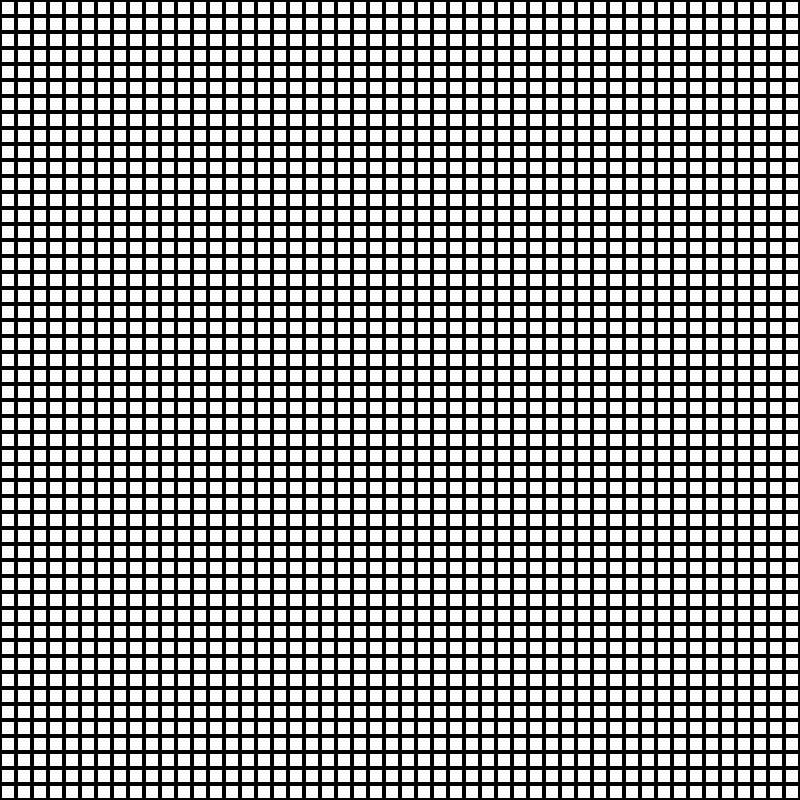
Frame 1 (no input)
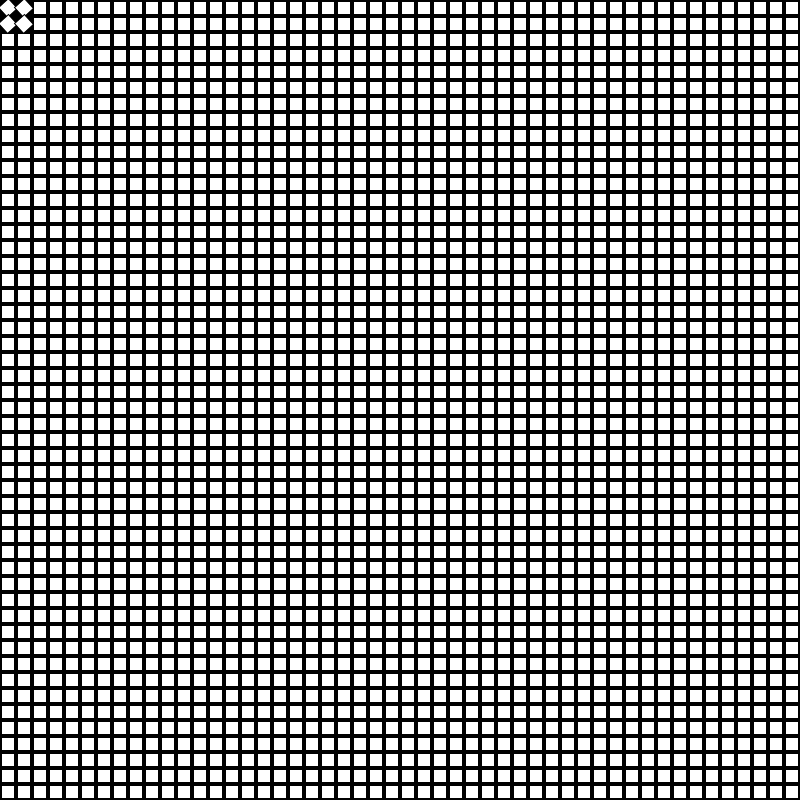
Frame 60 (the mouse pressed at the canvas centre just before this capture)
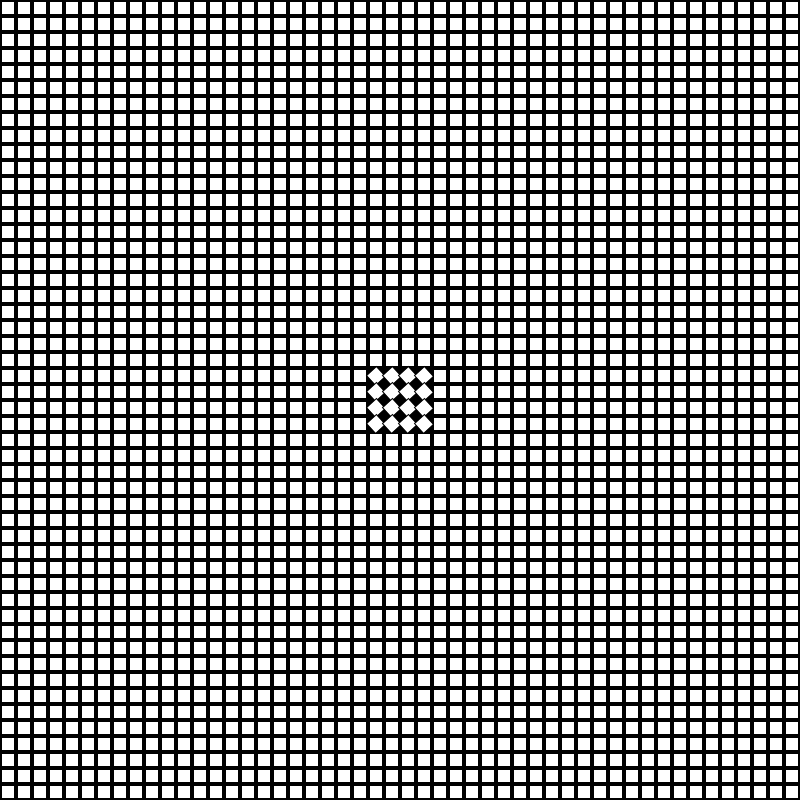
Frame 120 (the mouse held since frame 60 and released just before this capture)

The Processing sketch that drew these frames (run headless with seeded random() and noise(); from frame 60 on, the mouse is pressed at the canvas centre):

// Processing sketch: rectangular
// ── rectangular.pde
float w = 800;
float h = 800;
int row = 50;
int col = 50;
Block[][] blocks = new Block[row][col];
float dim = w / row;

void setup() {
    size(800, 800);
    rectMode(CENTER);

    float offset = (dim / 2);

    for (int i = 0; i < row; i++) {
        for (int j = 0; j < col; j++) {
            blocks[i][j] = new Block(i * dim + offset, j * dim + offset, dim - 3);
        } 
    }

}

void draw() {
    background(0);

    for (int i = 0; i < row; i++) {
        for (int j = 0; j < col; j++) {
            blocks[i][j].display();
        } 
    }

    for (int i = 0; i < row; i++) {
        for (int j = 0; j < col; j++) {
            blocks[i][j].update(mouseX, mouseY);
        } 
    }
    
    
}

// ── block.pde
class Block {

    float x;
    float y;
    float dim;
    float angle;

    Block(float posx, float posy, float dimension) {
        this.x = posx;
        this.y = posy;
        this.dim = dimension;
        this.angle = 0.0;
    }

    void display() {
        pushMatrix();
        translate(this.x, this.y);
        rotate(this.angle);
        rect(0, 0, this.dim, this.dim);
        popMatrix();
    }

    void update(float x, float y) {

        float d = dist(x, y, this.x, this.y);
        if (d <= (this.dim / 2) + 30) {
            this.angle += 0.05;
        }

        if (this.angle > 0.0 && this.angle < HALF_PI) {
                this.angle += 0.05;
            } else {
                this.angle = 0.0;
            }

        this.angle %= TWO_PI;

    }
                        
}
